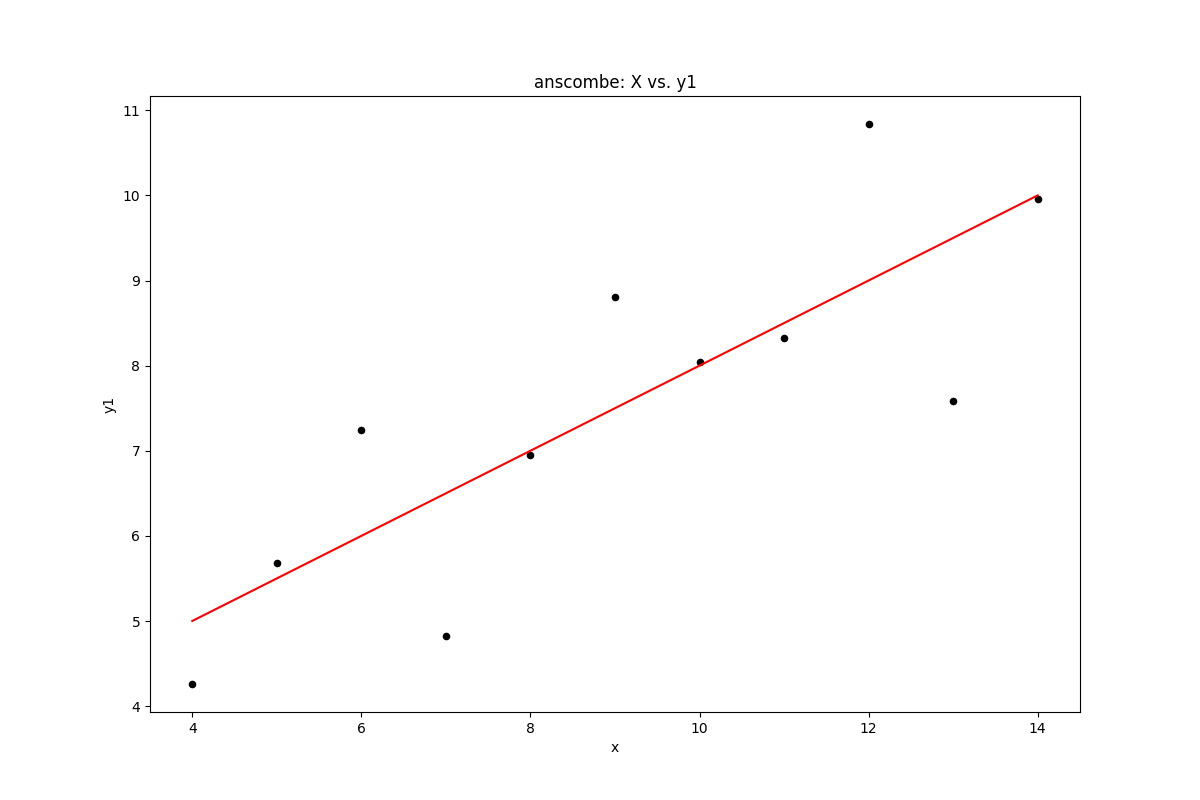

Python code for this plot:
# ch03_linear_regression.py
import os
import numpy as np
import pandas as pd
import matplotlib.pyplot as plt

SCRIPT_NAME = "ch03_linear_regression"
PROJECT_ROOT = os.path.dirname(__file__)

def get_anscombe_quartet_df() -> pd.DataFrame:

    # Load anscombe's quartet
    x = [10, 8, 13, 9, 11, 14, 6, 4, 12, 7, 5]
    y1 = [8.04, 6.95, 7.58, 8.81, 8.33, 9.96, 7.24, 4.26, 10.84, 4.82, 5.68]
    y2 = [9.14, 8.14, 8.74, 8.77, 9.26, 8.10, 6.13, 3.10, 9.13, 7.26, 4.74]
    y3 = [7.46, 6.77, 12.74, 7.11, 7.81, 8.84, 6.08, 5.39, 8.15, 6.42, 5.73]
    x4 = [8, 8, 8, 8, 8, 8, 8, 19, 8, 8, 8]
    y4 = [6.58, 5.76, 7.71, 8.84, 8.47, 7.04, 5.25, 12.50, 5.56, 7.91, 6.89]

    df_dict = {
        "x": x,
        "y1": y1,
        "y2": y2,
        "y3": y3,
        "x4": x4,
        "y4": y4,
    }
    anscombe = pd.DataFrame(df_dict)
    return anscombe

if __name__ == "__main__":

    # plot x y1
    fig, ax = plt.subplots(figsize=(12, 8))
    anscombe = get_anscombe_quartet_df()
    anscombe.plot.scatter(x="x", y="y1", ax=ax, color="k")
    ax.set_title("anscombe: X vs. y1")

    # compute slope
    x1 = anscombe["x"]
    y1 = anscombe["y1"]
    slope_numerator = ((x1 - x1.mean()) * (y1 - y1.mean())).sum()
    slope_denominator = ((x1 - x1.mean())**2).sum()
    slope = slope_numerator / slope_denominator
    print(f"x vs. y1 slope: {slope:0.2f}")

    # compute intercept
    # y = mx + b
    intercept = y1.mean() - (slope * x1.mean())
    print(f"x vs. y1 intercept: {intercept:0.2f}")

    # add line to plot
    x1 = np.linspace(4, 14, 100)
    y1 = slope * x1 + intercept
    ax.plot(x1, y1, color="r")

    # save plot
    fig_path = os.path.join(PROJECT_ROOT, SCRIPT_NAME + ".png")
    print(f"Saving plot fig to {fig_path}")
    fig.savefig(fig_path)
    # plt.show()